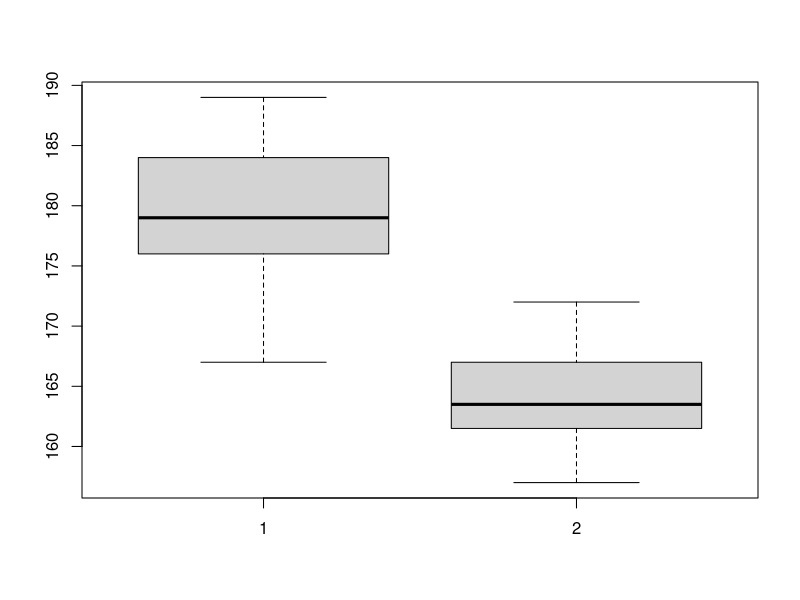

This chart was generated by the following R code:
#Zad 4 / str 82 

#Czy dane są zależne? Nie, bo dotyczą innych osób.

m <- c(171, 176, 179, 189, 176, 182, 173, 179, 184, 186, 189, 167, 177)
k <- c(161, 162, 163, 162, 166, 164, 168, 165, 168, 157, 161, 172)

boxplot(m,k)

#Sprawdzamy normalność

shapiro.test(m)
shapiro.test(k)

#Jest normalność dla m i k, bo p-value jest większe niż 0,05

var(m)
var(k)


var.test(m,k, alternative = "greater")
#p-value jest mniejsze niż 0,05 więc nie ma równości wariancji
#dlatego nie mogę skorzystać z testu t-studenta

#Jeśli jest normalność ale nie ma równości wariancji to robimy test Welcha
mean(m)
mean(k)
t.test(m,k, var.equal = FALSE, alternative = "greater")
#6.929e-07 = 6.929 * 10^(-7)
format(6.929e-07, scientific = FALSE)